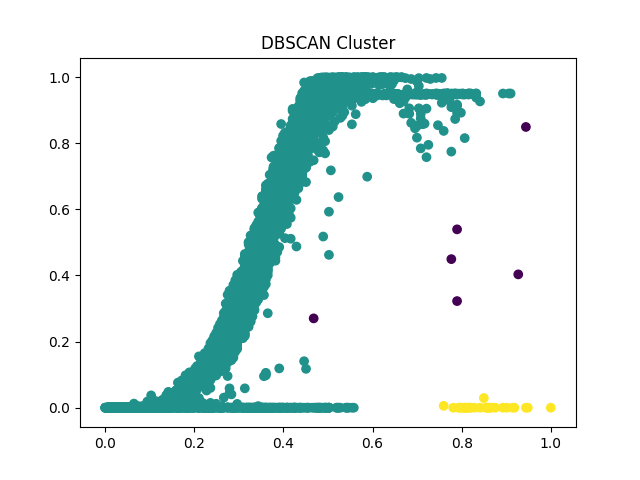

Source code (Python):
#!/usr/bin/env python
# -*- coding: utf-8 -*-
import numpy as np
import pandas as pd
from matplotlib import pyplot as plt
from sklearn import preprocessing
from sklearn.cluster import DBSCAN
import matplotlib.pyplot as plt

# file to read
infile = 'turbine_data.csv'
df = pd.read_csv(infile, sep=',',header=None)
speedpower = df.values

# perform DBSCAN clustering
min_max_scaler = preprocessing.MinMaxScaler()
x = min_max_scaler.fit_transform(speedpower)
model = DBSCAN(eps=0.1, min_samples=20).fit_predict(x)

plt.scatter(x[:, 0], x[:, 1], c=model)
plt.title("DBSCAN Cluster")
plt.savefig('DBSCAN.png')
plt.show()